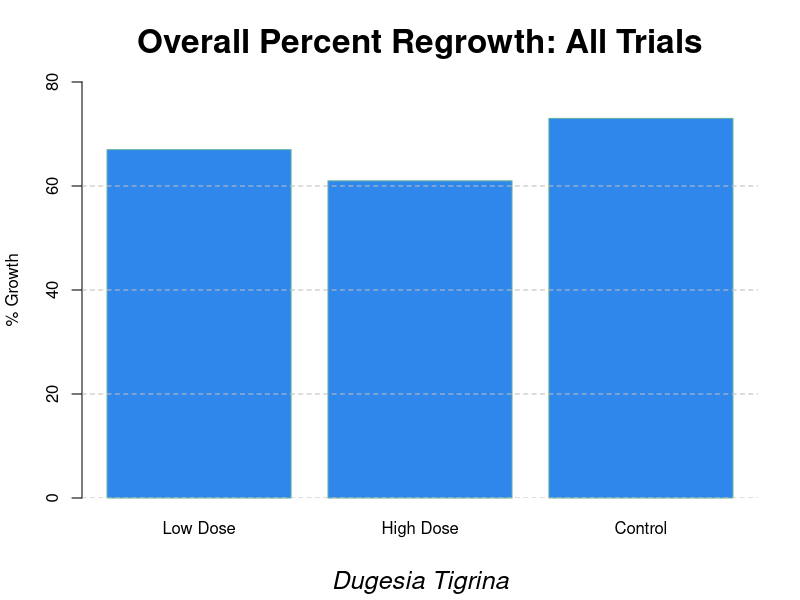
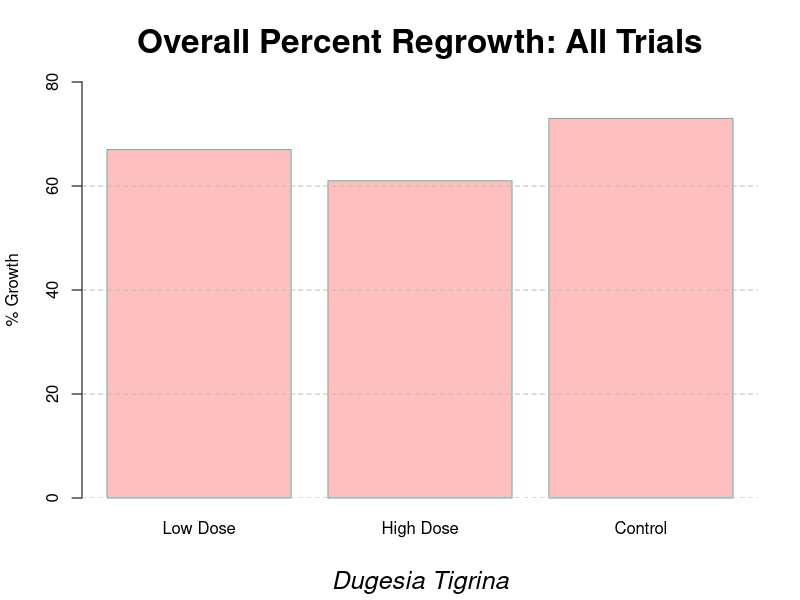

The R source for these figures, in order:
## ---- chunk 1
# create data
data <- data.frame(
  name<- c("Low Dose", "High Dose", "Control")[1:3],
  value= c(67, 61, 73),3)

# Overall Percent Regrowth Bar Graph
barplot(height=data$value, names=data$name, border="#69b3a2", col=rgb(47, 135, 235, maxColorValue = 255), 
        ylab= "% Growth", main= "Overall Percent Regrowth: All Trials", sub= expression(italic("Dugesia Tigrina")),cex.lab = 1, cex.main = 2, cex.sub = 1.5, 
        ylim=c(0,80))

abline(
  h = seq(0, max(data$value), by = 20),                 
  col = "gray",                                        
  lty = 2                                              
)
## ---- chunk 2
# create data
data <- data.frame(
  name<- c("Low Dose", "High Dose", "Control")[1:3],
  value= c(67, 61, 73),3)

# Overall Percent Regrowth Bar Graph
barplot(height=data$value, 
        names=data$name, 
        border="#69b3a2", 
        col=rgb(1,0,0,1/4), # not your color, but demos opacity
        ylab= "% Growth", 
        main= "Overall Percent Regrowth: All Trials", 
        sub= expression(italic("Dugesia Tigrina")),
        cex.lab = 1, cex.main = 2, cex.sub = 1.5, 
        ylim=c(0,80))

abline(
  h = seq(0, max(data$value), by = 20),                 
  col = "gray",                                        
  lty = 2                                              
)
